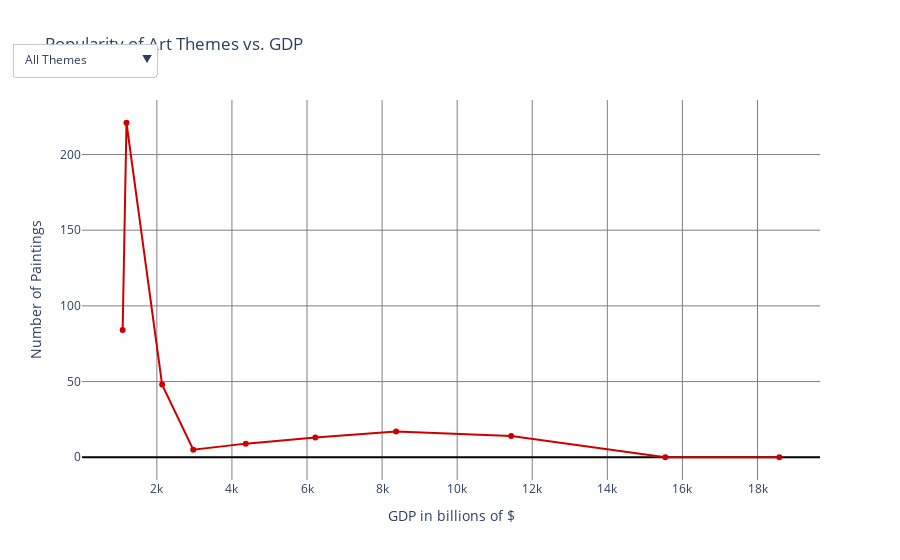

Here is the notebook cell this chart was saved with:
### Markdown cell above
Changes made in graph below from graph above: changed background colours to make the lines stick out more (might be more colour blind accessible), changed the colour of some lines such as "dress accessories" because they were too light. added average effect as an option as just looking at all themes might be a bit confusing.

### Code cell
import numpy as np
import plotly.graph_objects as go
import colorsys

# Example data
art_themes = art_themes_list
GDP_by_decade = GDP_list
paintings_data = array_ordered

# Function to generate high-contrast colors
def generate_colors(n):
    colors = []
    for i in range(n):
        hue = (i * 137.5) % 360  # Spread colors around the HSL wheel
        rgb = colorsys.hls_to_rgb(hue / 360, 0.4, 1.0)  # Ensure mid-brightness
        hex_color = "#{:02x}{:02x}{:02x}".format(
            int(rgb[0] * 255), int(rgb[1] * 255), int(rgb[2] * 255)
        )
        colors.append(hex_color)
    return colors

# Generate a color list with good contrast
colors = generate_colors(len(art_themes))

# Calculate the average effect of GDP on paintings
average_paintings = np.mean(paintings_data, axis=1)

# Initialize figure
fig = go.Figure()

# Add traces for each art theme
for i, theme in enumerate(art_themes):
    fig.add_trace(
        go.Scatter(
            x=GDP_by_decade,
            y=paintings_data[:, i],
            name=theme,
            visible=(i == 0),
            line=dict(color=colors[i])
        )
    )

# Add a trace for the average effect (initially hidden)
fig.add_trace(
    go.Scatter(
        x=GDP_by_decade,
        y=average_paintings,
        name="Average Effect",
        visible=False,  # Initially hidden
        line=dict(color="black", width=3, dash="dashdot")  # Black dashed line
    )
)

# Create dropdown menu options
dropdown_options = [
    {
        "label": "All Themes",
        "method": "update",
        "args": [
            {"visible": [True] * len(art_themes) + [False]},  # Show all themes, hide average
            {"title": "Popularity of All Art Themes vs. GDP"}
        ]
    },
    {
        "label": "Average Effect",
        "method": "update",
        "args": [
            {"visible": [False] * len(art_themes) + [True]},  # Hide all themes, show average
            {"title": "Average Effect of GDP on Number of Paintings"}
        ]
    }
]

# Add individual theme options
dropdown_options.extend([
    {
        "label": theme,
        "method": "update",
        "args": [
            {"visible": [j == i for j in range(len(art_themes))] + [False]},  # Show only selected theme, hide average
            {"title": f"Popularity of {theme} vs. GDP"}
        ]
    }
    for i, theme in enumerate(art_themes)
])

# Apply layout fixes (White background, gray axis/grid lines)
fig.update_layout(
    paper_bgcolor="white",
    plot_bgcolor="white",
    xaxis=dict(
        showgrid=True,
        gridcolor="gray",
        zerolinecolor="black",
    ),
    yaxis=dict(
        showgrid=True,
        gridcolor="gray",
        zerolinecolor="black"
    ),
    updatemenus=[
        {
            "buttons": dropdown_options,
            "direction": "down",
            "showactive": True,
            "x": 0.1,
            "y": 1.15
        }
    ],
    title="Popularity of Art Themes vs. GDP",
    xaxis_title="GDP in billions of $",
    yaxis_title="Number of Paintings"
)

# Display the figure
fig.show()

### Figure 1 — Plotly figure (JSON) as saved in the notebook; plotly's stock layout.template omitted (floating-point values rounded to 4 significant figures)
{"data": [{"line": {"color": "#cc0000"}, "name": "Animals", "type": "scatter", "visible": true, "x": [1089, 1191, 2140, 2970, 4369, 6223, 8374, 11439, 15544, 18582, 21617], "y": [84, 221, 48, 5, 9, 13, 17, 14, 0, 0]}, {"line": {"color": "#00cc3b"}, "name": "Architecture", "type": "scatter", "visible": false, "x": [1089, 1191, 2140, 2970, 4369, 6223, 8374, 11439, 15544, 18582, 21617], "y": [191, 308, 92, 8, 22, 9, 4, 12, 2, 0]}, {"line": {"color": "#7600cc"}, "name": "Boats and boating", "type": "scatter", "visible": false, "x": [1089, 1191, 2140, 2970, 4369, 6223, 8374, 11439, 15544, 18582, 21617], "y": [35, 46, 18, 0, 4, 3, 1, 3, 0, 0]}, {"line": {"color": "#ccb200"}, "name": "Botanical study", "type": "scatter", "visible": false, "x": [1089, 1191, 2140, 2970, 4369, 6223, 8374, 11439, 15544, 18582, 21617], "y": [154, 269, 17, 0, 0, 0, 0, 0, 0, 0]}, {"line": {"color": "#00a9cc"}, "name": "Children", "type": "scatter", "visible": false, "x": [1089, 1191, 2140, 2970, 4369, 6223, 8374, 11439, 15544, 18582, 21617], "y": [25, 32, 2, 2, 2, 1, 12, 7, 1, 1]}, {"line": {"color": "#cc006e"}, "name": "Cityscapes", "type": "scatter", "visible": false, "x": [1089, 1191, 2140, 2970, 4369, 6223, 8374, 11439, 15544, 18582, 21617], "y": [65, 135, 30, 0, 9, 2, 0, 0, 0, 0]}, {"line": {"color": "#32cc00"}, "name": "Clothing and dress", "type": "scatter", "visible": false, "x": [1089, 1191, 2140, 2970, 4369, 6223, 8374, 11439, 15544, 18582, 21617], "y": [48, 68, 28, 4, 3, 3, 8, 8, 1, 0]}, {"line": {"color": "#0800cc"}, "name": "Domestic", "type": "scatter", "visible": false, "x": [1089, 1191, 2140, 2970, 4369, 6223, 8374, 11439, 15544, 18582, 21617], "y": [62, 82, 46, 5, 13, 2, 1, 2, 0, 0]}, {"line": {"color": "#cc4400"}, "name": "Dress accessories", "type": "scatter", "visible": false, "x": [1089, 1191, 2140, 2970, 4369, 6223, 8374, 11439, 15544, 18582, 21617], "y": [35, 59, 14, 2, 3, 3, 8, 8, 1, 0]}, {"line": {"color": "#00cc7f"}, "name": "Figure female", "type": "scatter", "visible": false, "x": [1089, 1191, 2140, 2970, 4369, 6223, 8374, 11439, 15544, 18582, 21617], "y": [81, 100, 29, 4, 2, 1, 1, 7, 0, 0]}, {"line": {"color": "#ba00cc"}, "name": "Figure group", "type": "scatter", "visible": false, "x": [1089, 1191, 2140, 2970, 4369, 6223, 8374, 11439, 15544, 18582, 21617], "y": [141, 200, 74, 6, 12, 6, 4, 5, 2, 0]}, {"line": {"color": "#a1cc00"}, "name": "Figure male", "type": "scatter", "visible": false, "x": [1089, 1191, 2140, 2970, 4369, 6223, 8374, 11439, 15544, 18582, 21617], "y": [53, 68, 82, 4, 8, 1, 4, 2, 1, 0]}, {"line": {"color": "#0065cc"}, "name": "Landscapes", "type": "scatter", "visible": false, "x": [1089, 1191, 2140, 2970, 4369, 6223, 8374, 11439, 15544, 18582, 21617], "y": [251, 305, 103, 9, 24, 5, 4, 4, 1, 0]}, {"line": {"color": "#cc002a"}, "name": "Men", "type": "scatter", "visible": false, "x": [1089, 1191, 2140, 2970, 4369, 6223, 8374, 11439, 15544, 18582, 21617], "y": [81, 157, 32, 2, 9, 3, 22, 2, 3, 0]}, {"line": {"color": "#00cc11"}, "name": "Nudity", "type": "scatter", "visible": false, "x": [1089, 1191, 2140, 2970, 4369, 6223, 8374, 11439, 15544, 18582, 21617], "y": [46, 80, 7, 1, 0, 0, 1, 1, 0, 0]}, {"line": {"color": "#4c00cc"}, "name": "Occupations", "type": "scatter", "visible": false, "x": [1089, 1191, 2140, 2970, 4369, 6223, 8374, 11439, 15544, 18582, 21617], "y": [99, 138, 85, 2, 8, 6, 2, 3, 0, 0]}, {"line": {"color": "#cc8800"}, "name": "Portraits", "type": "scatter", "visible": false, "x": [1089, 1191, 2140, 2970, 4369, 6223, 8374, 11439, 15544, 18582, 21617], "y": [107, 169, 25, 4, 8, 6, 32, 1, 3, 1]}, {"line": {"color": "#00ccc3"}, "name": "Religion", "type": "scatter", "visible": false, "x": [1089, 1191, 2140, 2970, 4369, 6223, 8374, 11439, 15544, 18582, 21617], "y": [41, 76, 14, 3, 1, 1, 1, 1, 0, 1]}, {"line": {"color": "#cc0098"}, "name": "Trees", "type": "scatter", "visible": false, "x": [1089, 1191, 2140, 2970, 4369, 6223, 8374, 11439, 15544, 18582, 21617], "y": [41, 65, 11, 2, 5, 3, 0, 0, 0, 0]}, {"line": {"color": "#5dcc00"}, "name": "Women", "type": "scatter", "visible": false, "x": [1089, 1191, 2140, 2970, 4369, 6223, 8374, 11439, 15544, 18582, 21617], "y": [60, 66, 16, 2, 3, 4, 15, 3, 0, 0]}, {"line": {"color": "black", "dash": "dashdot", "width": 3}, "name": "Average Effect", "type": "scatter", "visible": false, "x": [1089, 1191, 2140, 2970, 4369, 6223, 8374, 11439, 15544, 18582, 21617], "y": [85, 132.2, 38.65, 3.25, 7.25, 3.6, 6.85, 4.15, 0.75, 0.15]}], "layout": {"paper_bgcolor": "white", "plot_bgcolor": "white", "title": {"text": "Popularity of Art Themes vs. GDP"}, "updatemenus": [{"buttons": [{"args": [{"visible": [true, true, true, true, true, true, true, true, true, true, true, true, true, true, true, true, true, true, true, true, false]}, {"title": "Popularity of All Art Themes vs. GDP"}], "label": "All Themes", "method": "update"}, {"args": [{"visible": [false, false, false, false, false, false, false, false, false, false, false, false, false, false, false, false, false, false, false, false, true]}, {"title": "Average Effect of GDP on Number of Paintings"}], "label": "Average Effect", "method": "update"}, {"args": [{"visible": [true, false, false, false, false, false, false, false, false, false, false, false, false, false, false, false, false, false, false, false, false]}, {"title": "Popularity of Animals vs. GDP"}], "label": "Animals", "method": "update"}, {"args": [{"visible": [false, true, false, false, false, false, false, false, false, false, false, false, false, false, false, false, false, false, false, false, false]}, {"title": "Popularity of Architecture vs. GDP"}], "label": "Architecture", "method": "update"}, {"args": [{"visible": [false, false, true, false, false, false, false, false, false, false, false, false, false, false, false, false, false, false, false, false, false]}, {"title": "Popularity of Boats and boating vs. GDP"}], "label": "Boats and boating", "method": "update"}, {"args": [{"visible": [false, false, false, true, false, false, false, false, false, false, false, false, false, false, false, false, false, false, false, false, false]}, {"title": "Popularity of Botanical study vs. GDP"}], "label": "Botanical study", "method": "update"}, {"args": [{"visible": [false, false, false, false, true, false, false, false, false, false, false, false, false, false, false, false, false, false, false, false, false]}, {"title": "Popularity of Children vs. GDP"}], "label": "Children", "method": "update"}, {"args": [{"visible": [false, false, false, false, false, true, false, false, false, false, false, false, false, false, false, false, false, false, false, false, false]}, {"title": "Popularity of Cityscapes vs. GDP"}], "label": "Cityscapes", "method": "update"}, {"args": [{"visible": [false, false, false, false, false, false, true, false, false, false, false, false, false, false, false, false, false, false, false, false, false]}, {"title": "Popularity of Clothing and dress vs. GDP"}], "label": "Clothing and dress", "method": "update"}, {"args": [{"visible": [false, false, false, false, false, false, false, true, false, false, false, false, false, false, false, false, false, false, false, false, false]}, {"title": "Popularity of Domestic vs. GDP"}], "label": "Domestic", "method": "update"}, {"args": [{"visible": [false, false, false, false, false, false, false, false, true, false, false, false, false, false, false, false, false, false, false, false, false]}, {"title": "Popularity of Dress accessories vs. GDP"}], "label": "Dress accessories", "method": "update"}, {"args": [{"visible": [false, false, false, false, false, false, false, false, false, true, false, false, false, false, false, false, false, false, false, false, false]}, {"title": "Popularity of Figure female vs. GDP"}], "label": "Figure female", "method": "update"}, {"args": [{"visible": [false, false, false, false, false, false, false, false, false, false, true, false, false, false, false, false, false, false, false, false, false]}, {"title": "Popularity of Figure group vs. GDP"}], "label": "Figure group", "method": "update"}, {"args": [{"visible": [false, false, false, false, false, false, false, false, false, false, false, true, false, false, false, false, false, false, false, false, false]}, {"title": "Popularity of Figure male vs. GDP"}], "label": "Figure male", "method": "update"}, {"args": [{"visible": [false, false, false, false, false, false, false, false, false, false, false, false, true, false, false, false, false, false, false, false, false]}, {"title": "Popularity of Landscapes vs. GDP"}], "label": "Landscapes", "method": "update"}, {"args": [{"visible": [false, false, false, false, false, false, false, false, false, false, false, false, false, true, false, false, false, false, false, false, false]}, {"title": "Popularity of Men vs. GDP"}], "label": "Men", "method": "update"}, {"args": [{"visible": [false, false, false, false, false, false, false, false, false, false, false, false, false, false, true, false, false, false, false, false, false]}, {"title": "Popularity of Nudity vs. GDP"}], "label": "Nudity", "method": "update"}, {"args": [{"visible": [false, false, false, false, false, false, false, false, false, false, false, false, false, false, false, true, false, false, false, false, false]}, {"title": "Popularity of Occupations vs. GDP"}], "label": "Occupations", "method": "update"}, {"args": [{"visible": [false, false, false, false, false, false, false, false, false, false, false, false, false, false, false, false, true, false, false, false, false]}, {"title": "Popularity of Portraits vs. GDP"}], "label": "Portraits", "method": "update"}, {"args": [{"visible": [false, false, false, false, false, false, false, false, false, false, false, false, false, false, false, false, false, true, false, false, false]}, {"title": "Popularity of Religion vs. GDP"}], "label": "Religion", "method": "update"}, {"args": [{"visible": [false, false, false, false, false, false, false, false, false, false, false, false, false, false, false, false, false, false, true, false, false]}, {"title": "Popularity of Trees vs. GDP"}], "label": "Trees", "method": "update"}, {"args": [{"visible": [false, false, false, false, false, false, false, false, false, false, false, false, false, false, false, false, false, false, false, true, false]}, {"title": "Popularity of Women vs. GDP"}], "label": "Women", "method": "update"}], "direction": "down", "showactive": true, "x": 0.1, "y": 1.15}], "xaxis": {"gridcolor": "gray", "showgrid": true, "title": {"text": "GDP in billions of $"}, "zerolinecolor": "black"}, "yaxis": {"gridcolor": "gray", "showgrid": true, "title": {"text": "Number of Paintings"}, "zerolinecolor": "black"}}}
